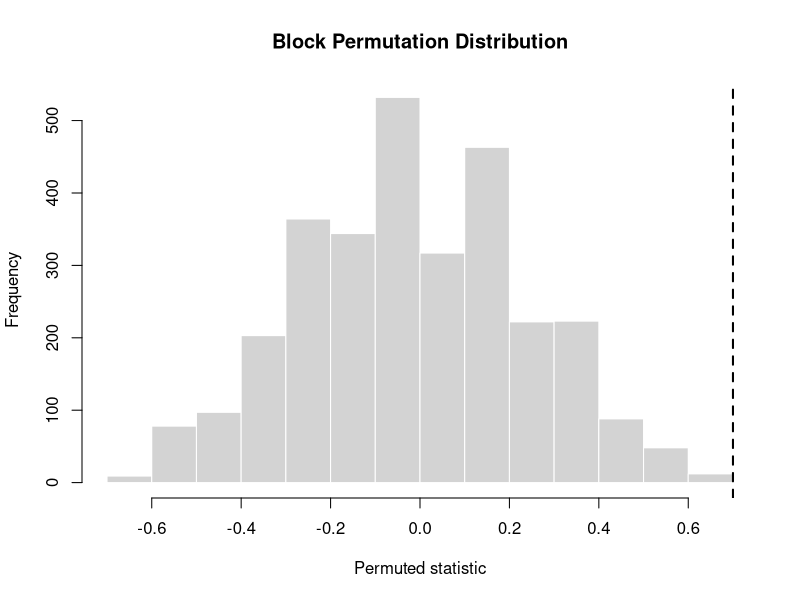
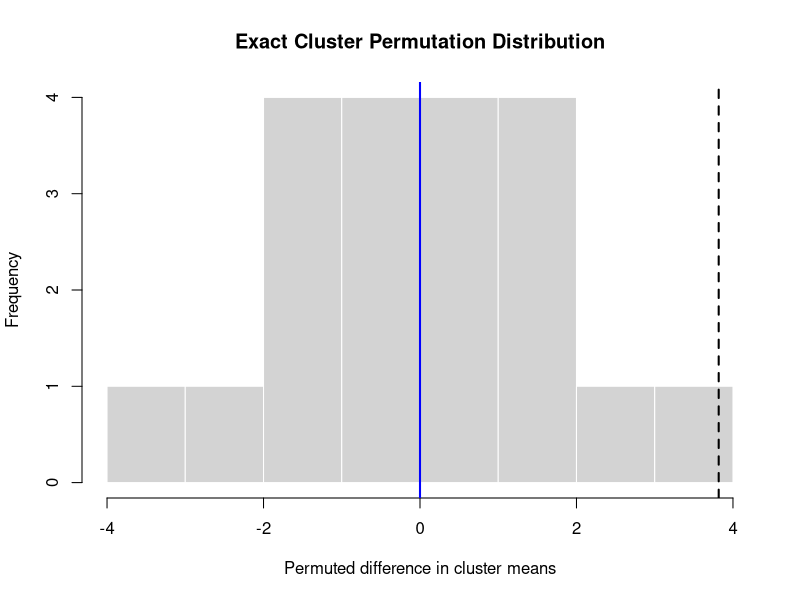
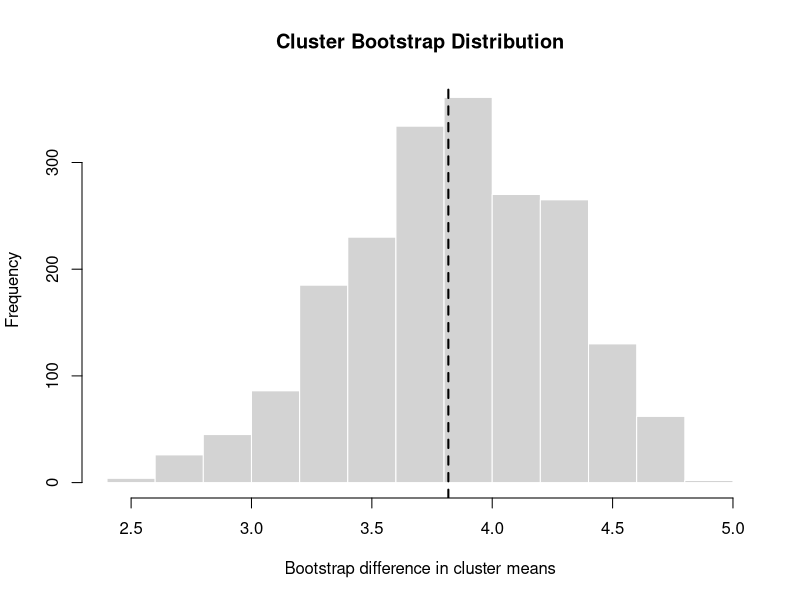

The R source for these figures, in order:
## ---- chunk 1
set.seed(4279)

block_dat <- data.frame(
  block = rep(1:8, each = 2),
  trt = rep(c("A", "B"), times = 8),
  y = c(12.4, 11.8,
        10.1,  9.6,
        13.0, 12.2,
         9.5,  8.9,
        11.7, 11.1,
        14.2, 13.4,
        10.8, 10.0,
        12.9, 12.0)
)

# observed statistic: average within-block treated-minus-control difference
block_diff <- function(dat) {
  num_blocks <- length(unique(dat$block))
  diffs <- numeric(num_blocks) ## pre-allocate vector 
  blocks <- sort(unique(dat$block))

  for (j in seq_along(blocks)) {
    dsub <- dat[dat$block == blocks[j], ]
    diffs[j] <- dsub$y[dsub$trt == "A"] - dsub$y[dsub$trt == "B"]
  }

  mean(diffs)
}

T_obs <- block_diff(block_dat)
T_obs
## ---- chunk 2
### Now let's get the permutation distribution (under the H0, there is no difference between treatment and controls)
B <- 3000
T_perm <- numeric(B)
blocks <- unique(block_dat$block)

for (b in 1:B) {
  dat_perm <- block_dat

  for (g in blocks) {
    idx <- which(dat_perm$block == g)
    dat_perm$trt[idx] <- sample(dat_perm$trt[idx])
  }

  T_perm[b] <- block_diff(dat_perm)
}

hist(T_perm,
     main = "Block Permutation Distribution",
     xlab = "Permuted statistic",
     col = "lightgray",
     border = "white")
abline(v = T_obs, lwd = 2, lty = 2)
mean(abs(T_perm) >= abs(T_obs))
## ---- chunk 3
# one grouping variable
aggregate(y ~ trt, data = block_dat, FUN = mean)

# more than one grouping variable
aggregate(y ~ block + trt, data = block_dat, FUN = mean)
## ---- chunk 4
set.seed(99)

school_id <- rep(1:6, each = 12)
school_trt <- rep(c("control", "control", "control",
                    "program", "program", "program"), each = 12)
school_effect <- rep(c(-0.4, 0.2, -0.1, 0.1, 0.5, -0.2), each = 12)

score <- 70 +
  4 * (school_trt == "program") +
  school_effect +
  rnorm(72, mean = 0, sd = 3)

school_dat <- data.frame(
  school = school_id,
  trt = school_trt,
  score = score
)
## ---- chunk 5
head(school_dat)
str(school_dat)

## collapse to school means
school_means <- aggregate(score ~ school + trt, data = school_dat, FUN = mean)

prog_scores <- school_means$score[school_means$trt == "program"]
ctrl_scores <- school_means$score[school_means$trt == "control"]

T_obs <- mean(prog_scores) - mean(ctrl_scores)

# exact cluster permutations
all_prog_sets <- combn(1:nrow(school_means), 3)

T_perm_exact <- numeric(ncol(all_prog_sets))

for (b in 1:ncol(all_prog_sets)) {
  prog_idx <- all_prog_sets[, b]
  ctrl_idx <- setdiff(1:nrow(school_means), prog_idx)

  T_perm_exact[b] <- mean(school_means$score[prog_idx]) -
                     mean(school_means$score[ctrl_idx])
}

sort(T_perm_exact)

hist(T_perm_exact,
     main = "Exact Cluster Permutation Distribution",
     xlab = "Permuted difference in cluster means",
     col = "lightgray",
     border = "white")
abline(v = 0, lwd = 2, col = "blue")
abline(v = T_obs, lwd = 2, lty = 2)

mean(abs(T_perm_exact) >= abs(T_obs))
## ---- chunk 6
set.seed(321)

# 1. Pre-aggregate to cluster means
cl_means_df <- aggregate(score ~ school + trt, data = school_dat, FUN = mean)
ctrl_means  <- cl_means_df$score[cl_means_df$trt == "control"]
prog_means  <- cl_means_df$score[cl_means_df$trt == "program"]

# 2. Initialize storage
B <- 2000
T_boot <- numeric(B)

# 3. Stratified Bootstrap Loop
set.seed(321) # for reproducibility
for (b in 1:B) {
  # Sample with replacement within each group
  resample_ctrl <- sample(ctrl_means, size = length(ctrl_means), replace = TRUE)
  resample_prog <- sample(prog_means, size = length(prog_means), replace = TRUE)
  
  # Calculate and store the difference in means
  T_boot[b] <- mean(resample_prog) - mean(resample_ctrl)
}

hist(T_boot,
     main = "Cluster Bootstrap Distribution",
     xlab = "Bootstrap difference in cluster means",
     col = "lightgray",
     border = "white")
abline(v = T_obs, lwd = 2, lty = 2)
sd(T_boot)
quantile(T_boot, c(0.025, 0.975))
